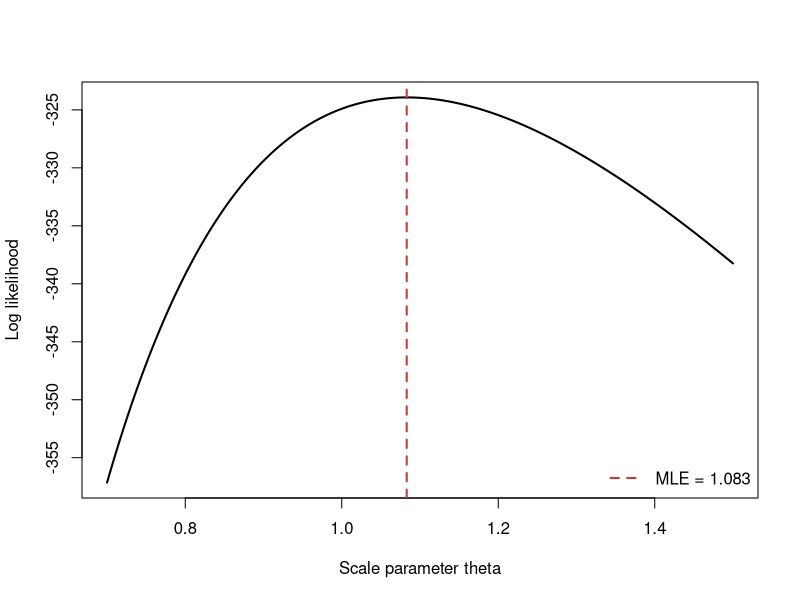

Source code (R): (Note: this script raises an error after producing the figure.)
## ---- chunk 1
set.seed(7301)
theta_true <- 1.1
n <- 300
x <- rexp(n, rate = 1 / theta_true)
theta_grid <- seq(0.7, 1.5, length.out = 200)
loglik <- -n * log(theta_grid) - sum(x) / theta_grid
theta_hat <- mean(x)
plot(theta_grid, loglik, type = "l", lwd = 2,
     xlab = "Scale parameter theta", ylab = "Log likelihood")
abline(v = theta_hat, col = "#C43C39", lty = 2, lwd = 2)
legend("bottomright", sprintf("MLE = %.3f", theta_hat),
       col = "#C43C39", lty = 2, lwd = 2, bty = "n")
## ---- chunk 2
knitr::include_graphics("images/ch07/mse-bayes-comparison.png")
## ---- chunk 3
set.seed(7307)
n_rb <- 20
b_rb <- 20000
p_grid <- seq(0.05, 0.95, by = 0.05)
variance_result <- t(vapply(p_grid, function(p) {
  x <- matrix(rbinom(b_rb * n_rb, size = 1, prob = p), nrow = b_rb)
  total <- rowSums(x)
  raw <- x[, 1] * x[, 2]
  improved <- total * (total - 1) / (n_rb * (n_rb - 1))
  c(raw = var(raw), Rao_Blackwell = var(improved))
}, numeric(2)))

matplot(p_grid, variance_result, type = "l", lty = 1, lwd = 2.5,
        col = c("#C43C39", "#1F77B4"),
        xlab = expression(p), ylab = "Simulated variance")
legend("topleft", c(expression(W == X[1] * X[2]),
                    expression(W^"*" == T * (T - 1) / (n * (n - 1)))),
       col = c("#C43C39", "#1F77B4"), lty = 1, lwd = 2.5, bty = "n")
## ---- chunk 4
n_defect <- 200
y_defect <- 16
knitr::kable(
  data.frame(
    Method = c("MLE", "Bayes posterior mean"),
    Estimate = c(y_defect / n_defect,
                 (2 + y_defect) / (2 + 38 + n_defect))
  ),
  digits = 3
)
